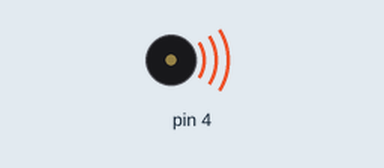
Simulated run of this sketch. Board: Arduino Uno, built with avr-gcc and run on an emulated ATmega328P. On the bench: buzzer (waves = sounding). What the sketch prints to the serial monitor is not drawn.

Above: at 0.5 s.
At 22.71 s:
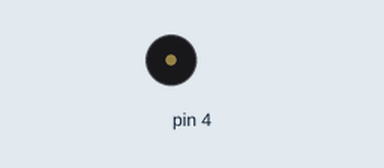
Timing chart, 0 to 24.0 s (numbered marks = the images above):
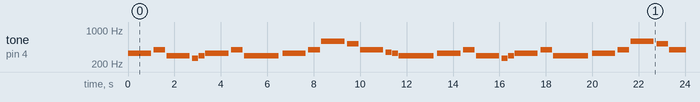

The sketch:

MusicBuzzer.ino
```cpp
#include "MusicBuzzer.h"

/*
  Author: Everton Ramires
  More Tutorial: https://www.youtube.com/channel/UC7zG4YQJc8v-9jNGQknOx5Q

  Based on the great work of robsoncouto at github (https://github.com/robsoncouto/arduino-songs).

  CURRENT SONG OPTIONS:
  (PT-BR)OPÇÕES ATUAIS DE MUSICAS:


  music.asabranca();
  music.babyelephantwalk();
  music.bloodytears();
  music.brahmslullaby();
  music.cannonind();
  music.cantinaband();
  music.doom();
  music.furelise();
  music.gameofthrones();
  music.greenhill();
  music.greensleeves();
  music.happybirthday();
  music.harrypotter();
  music.imperialmarch();
  music.jigglypuffsong();
  music.keyboardcat();
  music.merrychristmas();
  music.miichannel();
  music.minuetg();
  music.nevergonnagiveyouup();
  music.odetojoy();
  music.pinkpanther();
  music.princeigor();
  music.professorlayton();
  music.pulodagaita();
  music.silentnight();
  music.songofstorms();
  music.startrekintro();
  music.starwars();
  music.supermariobros();
  music.takeonme();
  music.tetris();
  music.thegodfather();
  music.thelick();
  music.thelionsleepstonight();
  music.vampirekiller();
  music.zeldaslullaby();
  music.zeldatheme();
*/

void setup(){
  Serial.begin(9600);
  music.init(4);
}

void loop(){
  music.zeldaslullaby();
  delay(2000);
}
```

MusicBuzzer.h
```cpp
#ifndef MusicBuzzer_h
#define MusicBuzzer_h
#ifdef __AVR__
  #include <avr/power.h>
#endif

#define debug true


class MusicBuzzer{
public:
  void init(int buzzerPin);
  void initBuzzer(int buzzerPin);
  void play(int tempo, int melody[], int notes, int stopp=-1);

  void asabranca(int stopp=-1);
  void babyelephantwalk(int stopp=-1);
  void bloodytears(int stopp=-1);
  void brahmslullaby(int stopp=-1);
  void cannonind(int stopp=-1);
  void cantinaband(int stopp=-1);
  void doom(int stopp=-1);
  void furelise(int stopp=-1);
  void gameofthrones(int stopp=-1);
  void greenhill(int stopp=-1);
  void greensleeves(int stopp=-1);
  void happybirthday(int stopp=-1);
  void harrypotter(int stopp=-1);
  void imperialmarch(int stopp=-1);
  void jigglypuffsong(int stopp=-1);
  void keyboardcat(int stopp=-1);
  void merrychristmas(int stopp=-1);
  void miichannel(int stopp=-1);
  void minuetg(int stopp=-1);
  void nevergonnagiveyouup(int stopp=-1);
  void odetojoy(int stopp=-1);
  void pacman(int stopp=-1);
  void pinkpanther(int stopp=-1);
  void princeigor(int stopp=-1);
  void professorlayton(int stopp=-1);
  void pulodagaita(int stopp=-1);
  void silentnight(int stopp=-1);
  void songofstorms(int stopp=-1);
  void startrekintro(int stopp=-1);
  void starwars(int stopp=-1);
  void supermariobros(int stopp=-1);
  void takeonme(int stopp=-1);
  void tetris(int stopp=-1);
  void thegodfather(int stopp=-1);
  void thelick(int stopp=-1);
  void thelionsleepstonight(int stopp=-1);
  void vampirekiller(int stopp=-1);
  void zeldaslullaby(int stopp=-1);
  void zeldatheme(int stopp=-1);

private:
  int buzzerPin;
  int divider;
  int noteDuration;
};

extern MusicBuzzer music;

#endif
```

Source omitted: MusicBuzzer.cpp (100551 bytes)

Measured:
- by itself, tone on pin 4: plays 330 Hz for 1.0 s, 392 Hz for 0.50 s, 294 Hz for 1.0 s, 262 Hz for 0.25 s, 294 Hz for 0.25 s, 330 Hz for 1.0 s … (168 notes in this stretch)
